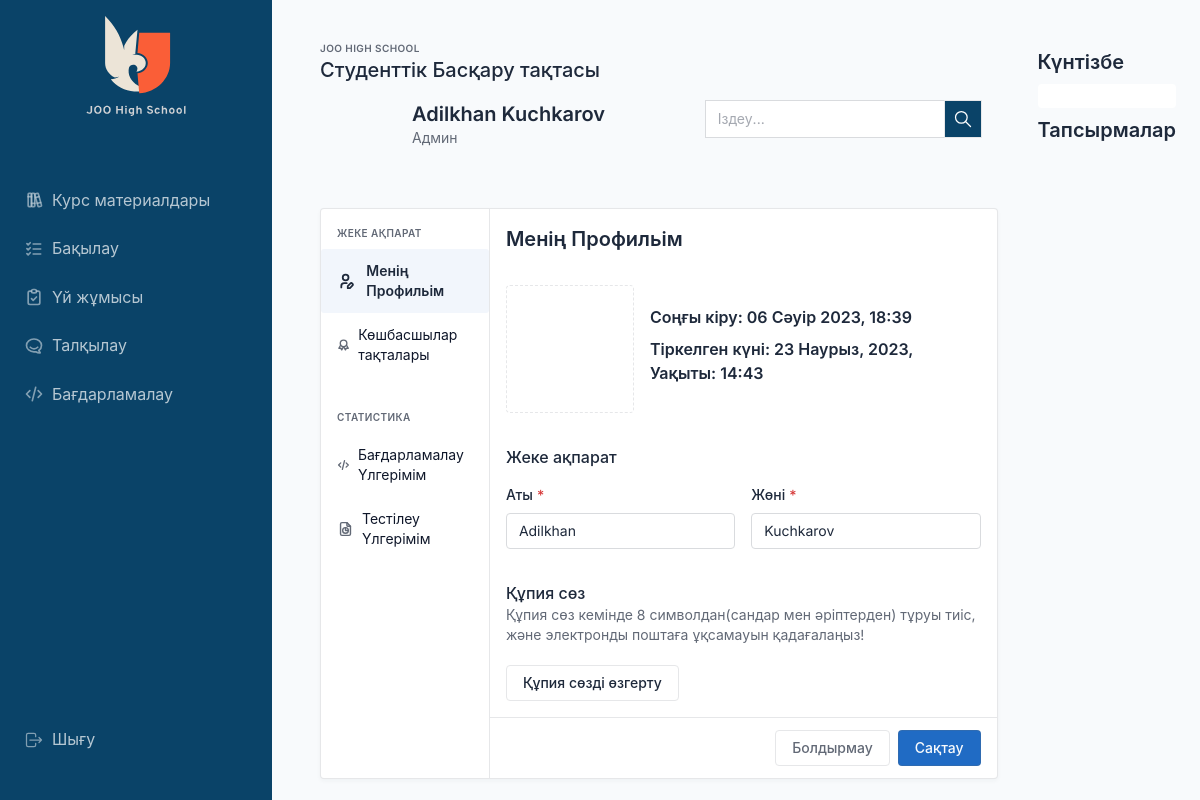
Page /profile/1/ (signed in) on the committed database.
### users/models.py (models this page shows, shortened)
class User(AbstractUser):
    username = None
    email = models.EmailField(unique=True, verbose_name=_("Email Address"))
    first_name = models.CharField(_("first name"), max_length=150, blank=False)
    last_name = models.CharField(_("last name"), max_length=150, blank=False)
    USERNAME_FIELD = 'email'
    REQUIRED_FIELDS = []
    objects = UserManager()

class Profile(models.Model):
    user = models.OneToOneField(get_user_model(), on_delete=models.CASCADE, related_name="profile")
    picture = models.ImageField(upload_to="uploads/", default="default/default-picture.jpg")

### users/views/profile.py (the view, shortened to what this page needs)
# urls.py: path('profile/<int:user_profile_id>/', views.profile, name='profile'),
@login_required
def profile(request, user_profile_id):
    quizzes = Quiz.objects.filter(attempts__user=request.user).order_by(
        '-end_time').distinct().prefetch_related('attempts')
    leaderboard = Leaderboard.objects.values(email=F('user__email'), first_name=F('user__first_name'),
                                             last_name=F('user__last_name'),
                                             picture=F('user__profile__picture')).order_by(
        'user').distinct().annotate(score=Sum('score')).order_by('-score')
    user_profile = Profile.objects.get(id=user_profile_id)
    profile_form = ProfileForm()
    user_form = UserUpdateForm(instance=request.user)
    password_form = PasswordUpdateForm(user=request.user)
    if request.method == 'GET':
        if user_profile.user != request.user:
            return render(request, "base/404.html")
    return render(request, 'users/profile.html',
                  {'profile': user_profile, 'profile_form': profile_form, "user_form": user_form,
                   "password_form": password_form, "quizzes": quizzes, 'leaderboard': leaderboard})

### users/forms/other.py
class ProfileForm(forms.ModelForm):
    picture = forms.ImageField(required=False, widget=forms.FileInput(attrs={"id": "profile-picture-box"}))
    class Meta:
        model = Profile
        fields = ('picture',)

class UserUpdateForm(forms.ModelForm):
    class Meta:
        model = get_user_model()
        fields = ('first_name', 'last_name')

### calendarapp/models/event.py (called while the page is built)
    def get_all_events(self):
        events = Event.objects.filter(is_active=True, is_deleted=False)
        return events

    def get_running_events(self):
        running_events = Event.objects.filter(
            is_active=True,
            is_deleted=False,
            end_time__gte=datetime.now().date(),
        ).order_by("start_time")
        return running_events

### diploma_backend/context_processors.py (called while the page is built, shortened)
def all_events(request):
    events = Event.objects.get_all_events()
    running_events = Event.objects.get_running_events()
    event_list = []
    return {"all_events": event_list, "events_obj": events, 'running_events': running_events}

### quiz_apps/quiz/templatetags/quiz_tags.py (called while the page is built)
@register.filter(name='has_group')
def has_group(user, group_name):
    return user.groups.filter(name=group_name).exists()

@register.filter
def get_quiz_attempts(quiz_id, user_id):
    return Attempt.objects.filter(quiz_id=quiz_id, status=Attempt.AttemptStatus.ATTEMPTED, user_id=user_id)

@register.filter
def make_ordinal_kz(number):
    juan = [6, 9, 10]
    last_digit = abs(number) % 10
    if last_digit in juan:
        return f"{number}-шы"
    else:
        return f"{number}-ші"

### templates/users/profile.html (shortened to what this page needs)
{% extends 'base/content.html' %}
{% load widget_tweaks %}
{% load quiz_tags %}
{% block body %}
    <div class="card">
        <div class="row g-0">
            <div class="col-3 d-none d-md-block border-end">
                <div class="card-body">
                    <h4 class="subheader">Жеке ақпарат</h4>
                    <div class="list-group list-group-tabs list-group-transparent" data-bs-toggle="tabs">
                        <a href="#my-profile" data-bs-toggle="tab"
                           class="list-group-item list-group-item-action d-flex align-items-center active gap-2">
                            Менің Профильім</a>
                        <a href="#leaderboard"
                           class="list-group-item list-group-item-action d-flex align-items-center gap-2"
                           data-bs-toggle="tab">
                            Көшбасшылар тақталары</a>
                        <h4 class="subheader ps-3 mt-4">Статистика</h4>
                        <a href="#" class="list-group-item list-group-item-action d-flex align-items-center gap-2">
                            Бағдарламалау Үлгерімім</a>
                        <a href="#my-test" data-bs-toggle="tab" class="list-group-item list-group-item-action d-flex align-items-center gap-2">
                            Тестілеу Үлгерімім</a>
                    </div>
                </div>
            </div>
            <div class="tab-content col">
                <div class="tab-pane active" id="my-profile">
                    {% include 'users/partials/profile_picture_form.html' %}
                </div>
            </div>
        </div>
    </div>
{% endblock %}

### templates/base/content.html (shortened to what this page needs)
{% extends 'base/base.html' %}
{% load static %}
{% load humanize %}
{% load quiz_tags %}
{% block content %}
    <div class="wrapper">
        <aside class="navbar navbar-vertical navbar-expand-lg navbar-dark">
            <div class="container-fluid">
                <h1 class="navbar-brand navbar-brand-autodark">
                    <a href="/">
                        <img src="{% static 'images/logo-light.svg' %}" width="110" height="110" alt="Tabler"
                             class="navbar-brand-image">
                    </a>
                </h1>
                {% include 'base/sidebar.html' %}
            </div>
        </aside>
        <div class="page-wrapper">
            <div class="page-body">
                <div class="container-fluid">
                    <div class="row">
                        <div class="col px-4">
                            <div class="page-header d-print-none">
                                <div class="row align-items-center">
                                    <div class="col">
                                        <div class="page-pretitle">
                                            Joo high school
                                        </div>
                                        <h2 class="page-title">
                                            Студенттік Басқару тақтасы
                                        </h2>
                                    </div>
                                </div>
                            </div>
                            <div class="col">
                                <div class="">
                                    <div class="card-body">
                                        <div class="row g-3 align-items-start">
                                            <div class="col-auto">
                                                <span class="avatar avatar-md avatar-rounded bg-cyan"
                                                      style="background: url('{{ user.profile.picture.url }}') no-repeat center; background-size: cover;"></span>
                                            </div>
                                            <div class="col">
                                                <h2 class="m-0">
                                                    <a href="{% url 'users:profile' user.profile.id %}">{{ user.first_name }} {{ user.last_name }}</a>
                                                </h2>
                                                <div class="text-muted">
                                                    {% if request.user|has_group:"Moderators" %}
                                                        Модератор
                                                    {% elif request.user|has_group:"Students" %}
                                                        Оқушы
                                                    {% elif request.user|has_group:"Teachers" %}
                                                        Мұғалім
                                                    {% else %}
                                                        Админ
                                                    {% endif %}
                                                </div>
                                            </div>
                                            <div class="col">
                                                <div class="input-group mb-2 search-bar">
                                                    <input type="text" class="form-control" placeholder="Іздеу...">
                                                    <a class="btn p-2">
                                                    </a>
                                                </div>
                                            </div>
                                        </div>
                                    </div>
                                </div>
                            </div>
                            <div class="col mt-4">
                                {% block body %}
                                {% endblock %}
                            </div>
                        </div>
                        <div class="col-auto right-sidebar d-none d-md-block">
                            <h2><a href="{% url 'calendarapp:calendar' %}">Күнтізбе</a></h2>
                            <div class="d-flex align-items-center justify-content-end">
                                <div class="w-100 vanilla-calendar" id="calendar-kz-lang">
                                </div>
                            </div>
                            <h2 class="mt-2"><a href="{% url 'calendarapp:calendar' %}">Тапсырмалар</a></h2>
                        </div>
                    </div>
                </div>
            </div>
        </div>
    </div>
{% endblock %}

### templates/users/partials/profile_picture_form.html (shortened to what this page needs)
{% load widget_tweaks %}
{% load quiz_tags %}
<form class="d-flex flex-column" hx-post="" hx-encoding="multipart/form-data" id="profile-form">
    <div class="card-body">
        <h2 class="mb-4">Менің Профильім</h2>
        <div class="row align-items-center">
            <div class="col-auto">
                <label class="avatar avatar-upload rounded profile-avatar" id="output-box"
                       style="background: url('{{ profile.picture.url }}') no-repeat center; background-size: cover;
                               height: 8rem; width: 8rem;" data-bs-toggle="tooltip" data-bs-placement="top"
                       title="Фотоны өзгерту үшін басыңыз">
                </label>
            </div>
            <div class="col">
                <h3>Соңғы кіру: {{ user.last_login|date:"d F Y, H:i" }}</h3>
                <h3>Тіркелген
                    күні: {{ user.date_joined|date:"d F, Y, Уақыты: H:i" }}</h3>
            </div>
        </div>
        <h3 class="card-title mt-4">Жеке ақпарат</h3>
        <div class="row g-3">
            <div class="col-md-6">
                <label for="id_first_name" class="form-label required">Аты</label>
                {% render_field user_form.first_name class="form-control" %}
            </div>
            <div class="col-md-6">
                <label for="id_last_name" class="form-label required">Жөні</label>
                {% render_field user_form.last_name class="form-control" %}
            </div>
        </div>
        <h3 class="card-title mt-4">Құпия сөз</h3>
        <p class="card-subtitle">Құпия сөз кемінде 8 символдан(сандар мен әріптерден) тұруы тиіс, және
            электронды поштаға ұқсамауын қадағалаңыз!</p>
        <div>
            <a href="#" class="btn" data-bs-toggle="modal" data-bs-target="#modal-password">
                Құпия сөзді өзгерту
            </a>
        </div>
    </div>
    <div class="card-footer bg-transparent mt-auto">
        <div class="btn-list justify-content-end">
            <button type="reset" id="reset-btn" class="btn">
                Болдырмау
            </button>
            <button type="submit" class="btn btn-primary">
                Сақтау
            </button>
        </div>
    </div>
</form>

### static/calender/main.css (style rules this page uses)
:root { --fc-daygrid-event-dot-width: 8px; }
:root { --fc-list-event-dot-width: 10px; --fc-list-event-hover-bg-color: #f5f5f5; }

### static/css/core.css (style rules this page uses)
.navbar-brand-image { height: auto; }
.navbar-dark { --navbar-bg-color: #0a4368; background: var(--navbar-bg-color); }
@media (min-width: 992px) { .navbar-vertical.navbar-expand-lg { width: 17rem; } }
@media (min-width: 992px) { .navbar-expand-lg.navbar-vertical ~ .navbar, .navbar-expand-lg.navbar-vertical ~ .page-wrapper { margin-left: 17rem; } }
.right-sidebar { margin-top: 1.75rem; }
.search-bar > input, .search-bar > a { border-radius: 0; }
.search-bar > a { background-color: #0a4368; }
.avatar-upload::before { content: ""; position: absolute; top: 0; left: 0; width: 100%; height: 100%; background: linear-gradient(rgba(0, 0, 55, 0.5), rgba(0, 0, 55, 0.5)); opacity: 0; transition: opacity 0.2s ease-in-out; }

### rows in the picture
User: first_name "Adilkhan", last_name "Kuchkarov", last_login "06 Сәуір 2023, 18:39", date_joined "23 Наурыз, 2023, Уақыты: 14:43"
